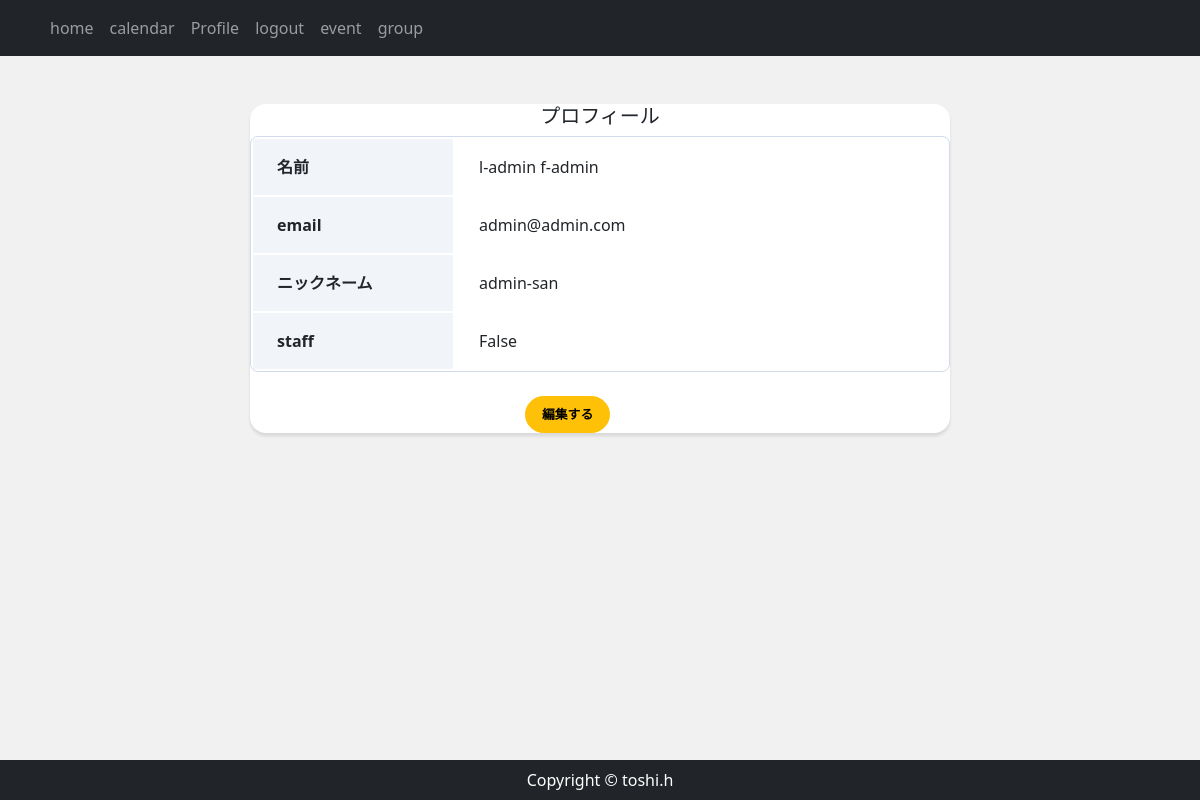
Before: /accounts/profile/2/ (signed in) with the older database file.
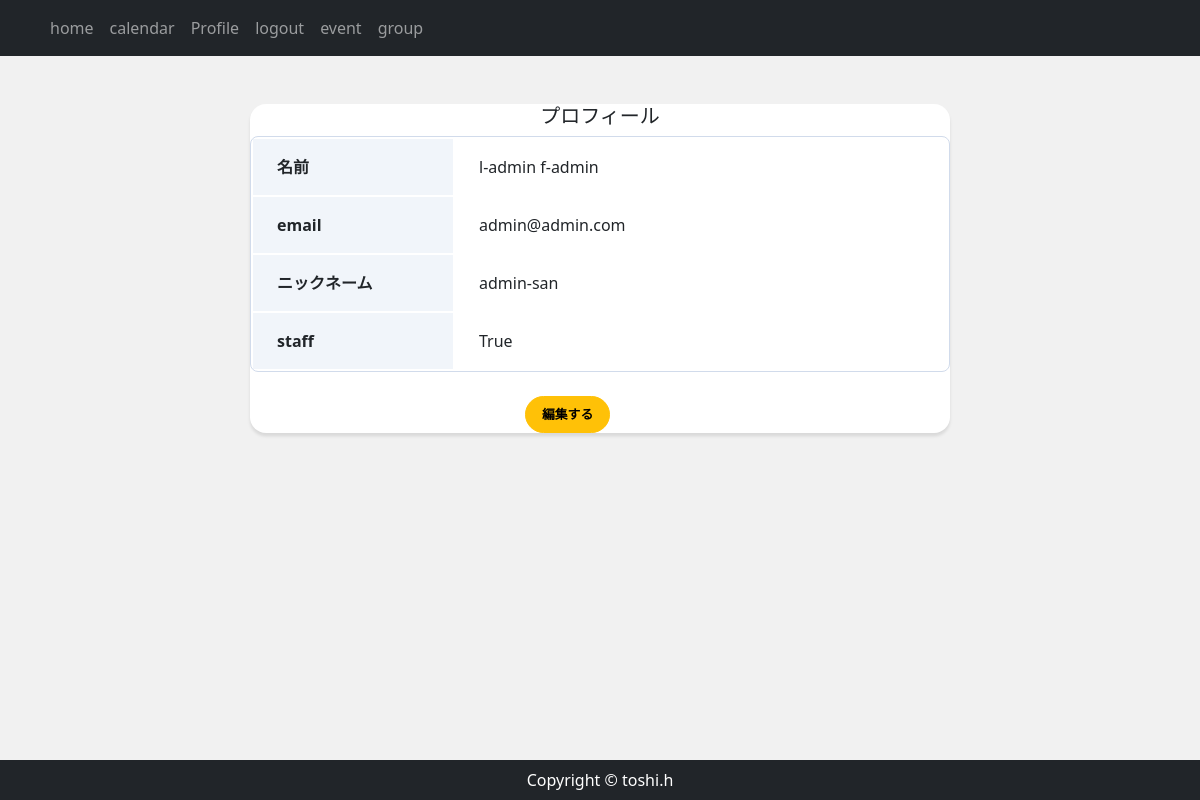
After: the same page with the newer database file.
### accounts/models.py (models this page shows, shortened)
class CustomUser(AbstractBaseUser, PermissionsMixin):
    email = models.EmailField(
        verbose_name='email',
        max_length=255,
        unique=True,
        )
    first_name = models.CharField('名', max_length=150)
    last_name = models.CharField('姓', max_length=150)
    nickname = models.CharField('ニックネーム', max_length=150,  null=True, blank=True)
    active = models.BooleanField(default=True)
    staff = models.BooleanField(default=False) #staffかどうか
    admin = models.BooleanField(default=False)
    objects = UserManager()
    EMAIL_FIELD = 'email'
    USERNAME_FIELD = 'email'
    REQUIRED_FIELDS = []
    @property
    def is_active(self):
        return self.active
    class Meta(AbstractBaseUser.Meta):
        db_table = 'custom_user'

### accounts/views.py (the view)
# urls.py: path('profile/<int:pk>/', views.ProfileView.as_view(), name='profile'),
class ProfileView(OnlyYouMixin, DetailView):
    model = CustomUser
    template_name = 'account/profile.html'

### accounts/views.py (called while the page is built)
    def test_func(self):
        user = self.request.user
        return user.pk == self.kwargs['pk'] or user.is_superuser

### accounts/templates/account/profile.html
{% extends 'reservation/base.html' %}
{% block content %}
    <div class="card card-profile my-5 mx-auto">
        <div class="carl-body">
            <h5 class="card-title text-center">プロフィール</h5>
            <table class="profile_table mb-4">
                <tbody>
                    <tr>
                        <th class="header">名前</th>
                        <td class="data">{{ user.first_name }} {{ user.last_name }} </td>
                    </tr>
                    <tr>
                        <th class="header">email</th>
                        <td class="data">{{ user.email }}</td>
                    </tr>
                    <tr>
                        <th class="header">ニックネーム</th>
                        <td class="data">{{ user.nickname }}</td>
                    </tr>
                    <tr>
                        <th class="header">staff</th>
                        <td class="data">{{ user.staff }}</td>
                    </tr>
                </tbody>
            </table>
            <div class="button mx-auto">
                <a href="{% url 'profile_form' user.pk %}" class="btn btn-lg btn-warning btn-block">編集する</a>
            </div>
        </div>
    </div>
{% endblock %}

Changed rows visible on the page:
changed CustomUser "l-admin": staff "False" → "True"
